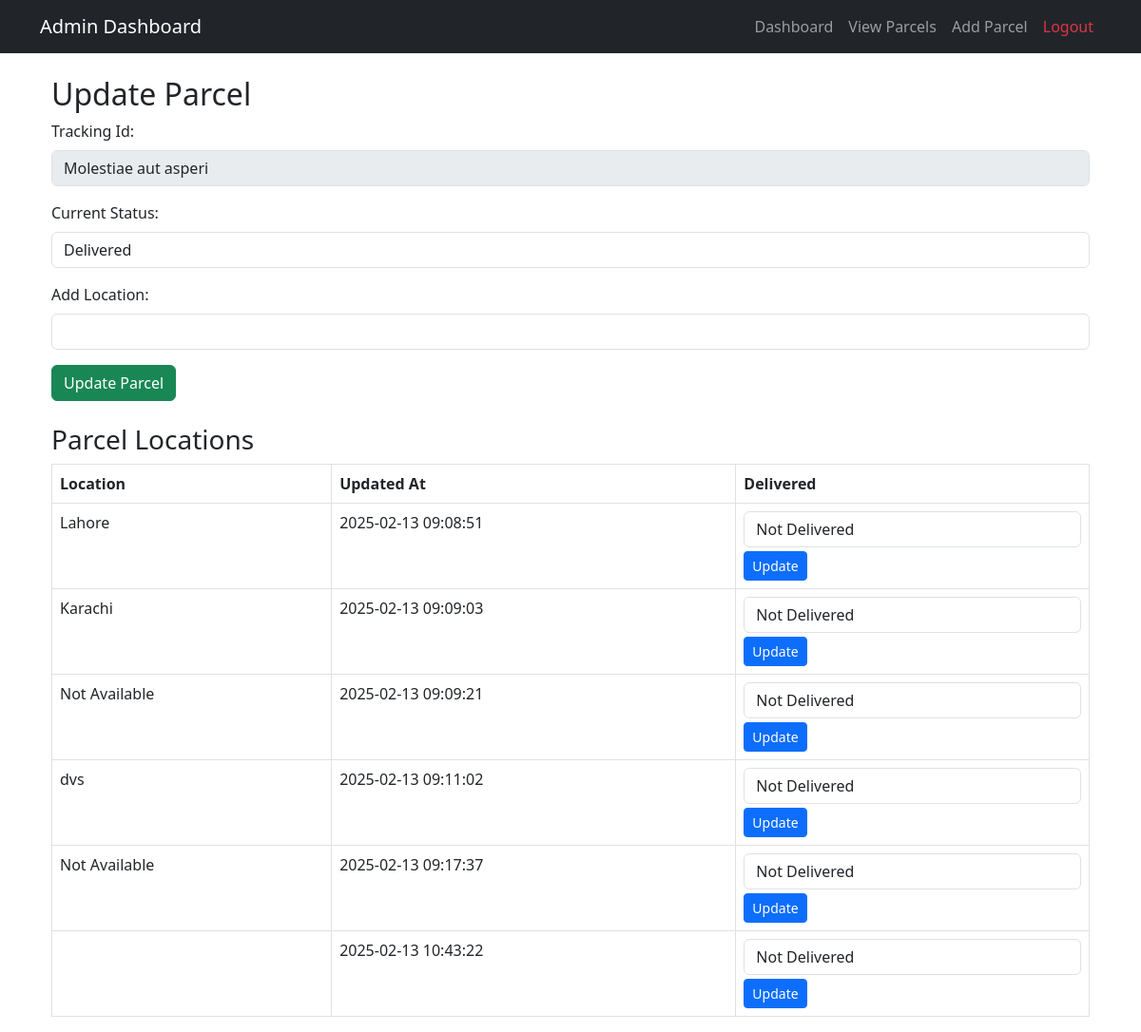
Screenshot of /update_parcel.php?id=3 (signed in) with the database file from the repository.
### tables this page shows
CREATE TABLE `parcels` (
  `id` int(11) NOT NULL,
  `tracking_id` varchar(50) NOT NULL,
  `sender_name` varchar(255) DEFAULT NULL,
  `sender_phone` varchar(20) DEFAULT NULL,
  `sender_country` varchar(255) DEFAULT NULL,
  `sender_address` text DEFAULT NULL,
  `receiver_name` varchar(255) DEFAULT NULL,
  `receiver_phone` varchar(20) DEFAULT NULL,
  `receiver_country` varchar(255) DEFAULT NULL,
  `receiver_address` text DEFAULT NULL,
  `mode_of_transport` varchar(50) DEFAULT NULL,
  `sent_date` date DEFAULT NULL,
  `arrival_date` date DEFAULT NULL,
  `estimated_time` varchar(20) DEFAULT NULL,
  `status` varchar(50) DEFAULT 'In Transit'
);

CREATE TABLE `parcel_locations` (
  `id` int(11) NOT NULL,
  `parcel_id` int(11) DEFAULT NULL,
  `location` text DEFAULT NULL,
  `updated_at` timestamp NOT NULL DEFAULT current_timestamp(),
  `delivered` tinyint(1) DEFAULT 0
);

### update_parcel.php (the view, shortened to what this page needs)
<?php
include './includes/header.php';
include './includes/db.php';
$parcel_id = intval($_GET['id']);
$parcel_query = $conn->prepare("SELECT * FROM parcels WHERE id = ?");
$parcel_query->bind_param("i", $parcel_id);
$parcel_query->execute();
$parcel_result = $parcel_query->get_result();
$parcel = $parcel_result->fetch_assoc();
$location_query = $conn->prepare("SELECT id, location, updated_at, delivered FROM parcel_locations WHERE parcel_id = ? ORDER BY updated_at ASC");
$location_query->bind_param("i", $parcel_id);
$location_query->execute();
$locations_result = $location_query->get_result();
?>
<div class="container mt-4">
    <h2>Update Parcel</h2>
    <form method="POST" action="process_update_parcel.php">
        <div class="mb-3">
            <label class="form-label">Tracking Id:</label>
            <input type="text" class="form-control" value="<?php echo htmlspecialchars($parcel['tracking_id'] ?? 'Not Available'); ?>" disabled>
        </div>
        <div class="mb-3">
            <label class="form-label">Current Status:</label>
            <select name="status" class="form-control" required>
                <option value="Delivered" <?php echo ($parcel['status'] == 'Delivered') ? 'selected' : ''; ?>>Delivered</option>
            </select>
        </div>
        <div class="mb-3">
            <label class="form-label">Add Location:</label>
            <input type="text" name="current_location" class="form-control" value=""  >
        </div>
        <button type="submit" class="btn btn-success">Update Parcel</button>
    </form>
    <h3 class="mt-4">Parcel Locations</h3>
    <table class="table table-bordered">
        <thead>
            <tr>
                <th>Location</th>
                <th>Updated At</th>
                <th>Delivered</th>
             </tr>
        </thead>
        <tbody>
            <?php while ($location = $locations_result->fetch_assoc()) { ?>
                <tr>
                    <td><?php echo htmlspecialchars($location['location']); ?></td>
                    <td><?php echo htmlspecialchars($location['updated_at']); ?></td>
                    <td>
                        <form action="update_location_status.php" method="POST">
                            <select name="delivered" class="form-control">
                                <option value="0" <?php echo (isset($location['delivered']) && $location['delivered'] == 0) ? 'selected' : ''; ?>>Not Delivered</option>
                            </select>
                            <button type="submit" class="btn btn-sm btn-primary mt-1">Update</button>
                        </form>
                    </td>
                </tr>
            <?php } ?>
        </tbody>
    </table>
</div>
<?php include './includes/footer.php'; ?>

### rows the page displays
parcels: tracking "Molestiae aut asperi", status "Delivered"
parcel_locations: location "Lahore", updated_at "2025-02-13 09:08:51", delivered "Not Delivered"
parcel_locations: location "Karachi", updated_at "2025-02-13 09:09:03", delivered "Not Delivered"
parcel_locations: location "Not Available", updated_at "2025-02-13 09:09:21", delivered "Not Delivered"
parcel_locations: location "dvs", updated_at "2025-02-13 09:11:02", delivered "Not Delivered"
parcel_locations: location "Not Available", updated_at "2025-02-13 09:17:37", delivered "Not Delivered"
parcel_locations: updated_at "2025-02-13 10:43:22", delivered "Not Delivered"
